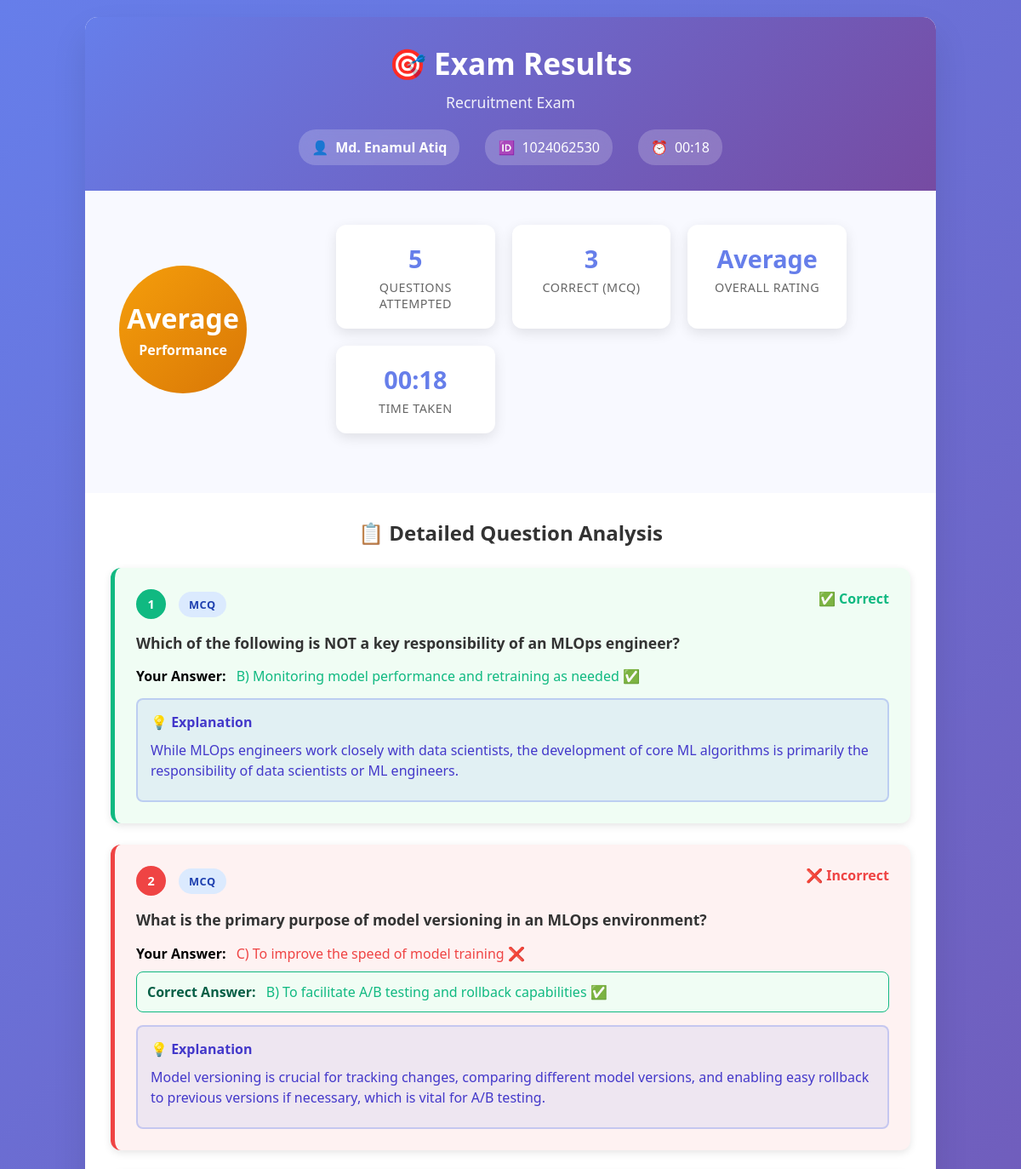
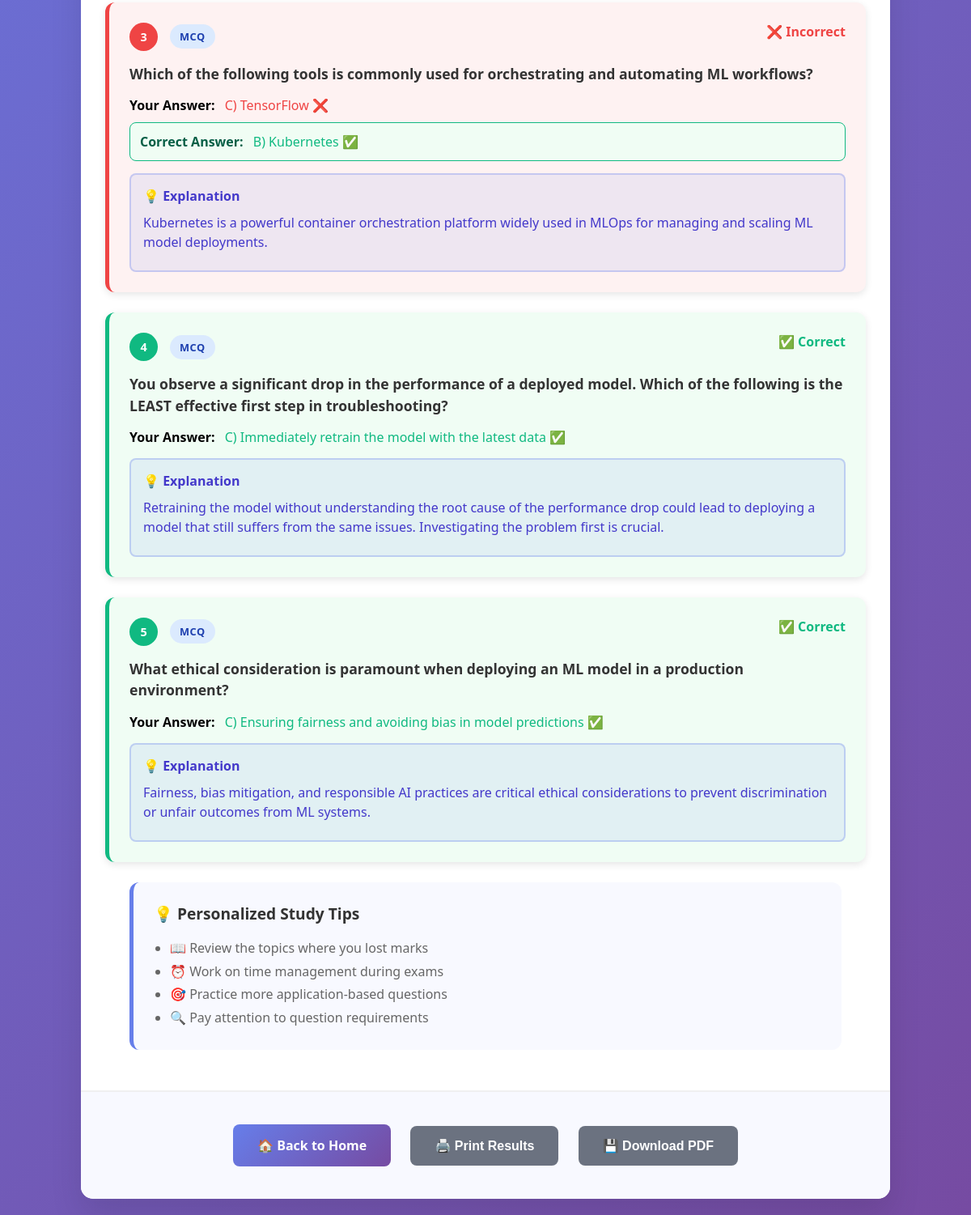
The page /results/d638a959-727f-4a46-8bfd-23de6d4370b1 on the database its author committed (2 pictures, top to bottom).
### tables this page shows
CREATE TABLE exams (
                    id TEXT PRIMARY KEY,
                    title TEXT NOT NULL,
                    department TEXT NOT NULL,
                    position TEXT NOT NULL,
                    description TEXT,
                    time_limit INTEGER NOT NULL,
                    instructions TEXT,
                    question_structure TEXT,
                    exam_link TEXT UNIQUE,
                    is_finalized BOOLEAN DEFAULT FALSE,
                    created_at TIMESTAMP DEFAULT CURRENT_TIMESTAMP,
                    updated_at TIMESTAMP DEFAULT CURRENT_TIMESTAMP
                , is_active BOOLEAN DEFAULT TRUE, sections_structure TEXT, negative_marking_enabled BOOLEAN DEFAULT FALSE, negative_marks_per_question REAL DEFAULT 0.0, show_feedback BOOLEAN DEFAULT TRUE, negative_marking_config TEXT, exam_language TEXT DEFAULT 'english', evaluation_paused BOOLEAN DEFAULT FALSE, multi_select_scoring_mode TEXT DEFAULT "partial");

CREATE TABLE exam_results (
                    id TEXT PRIMARY KEY,
                    session_id TEXT UNIQUE NOT NULL,
                    exam_id TEXT NOT NULL,
                    candidate_name TEXT NOT NULL,
                    candidate_id TEXT NOT NULL,
                    total_marks INTEGER NOT NULL,
                    obtained_marks REAL NOT NULL,
                    percentage REAL NOT NULL,
                    performance_level TEXT NOT NULL,
                    time_taken TEXT,
                    submitted_at TIMESTAMP DEFAULT CURRENT_TIMESTAMP, negative_marks_applied REAL DEFAULT 0.0, has_feedback BOOLEAN DEFAULT TRUE, negative_marks REAL DEFAULT 0, evaluation_status TEXT DEFAULT "pending", evaluation_error TEXT, evaluated_at TIMESTAMP,
                    FOREIGN KEY (exam_id) REFERENCES exams (id)
                );

CREATE TABLE candidate_answers (
                    id TEXT PRIMARY KEY,
                    result_id TEXT NOT NULL,
                    question_id TEXT NOT NULL,
                    candidate_answer TEXT,
                    marks_obtained REAL NOT NULL,
                    is_correct BOOLEAN,
                    feedback TEXT,
                    evaluation_details TEXT, negative_marks_applied REAL DEFAULT 0.0,
                    FOREIGN KEY (result_id) REFERENCES exam_results (id),
                    FOREIGN KEY (question_id) REFERENCES questions (id)
                );

CREATE TABLE questions (
                    id TEXT PRIMARY KEY,
                    exam_id TEXT NOT NULL,
                    question_type TEXT NOT NULL,
                    question_text TEXT NOT NULL,
                    options TEXT,
                    correct_answer INTEGER,
                    expected_answer TEXT,
                    evaluation_criteria TEXT,
                    marks INTEGER NOT NULL,
                    question_order INTEGER,
                    explanation TEXT,
                    created_at TIMESTAMP DEFAULT CURRENT_TIMESTAMP, section_type TEXT DEFAULT 'technical', image_url TEXT, image_caption TEXT, is_multi_select BOOLEAN DEFAULT FALSE, correct_answers TEXT,
                    FOREIGN KEY (exam_id) REFERENCES exams (id)
                );

### app.py (the view)
@app.get("/results/{result_id}", response_class=HTMLResponse)
async def view_results_by_id(request: Request, result_id: str):
    try:
        status_info = db.get_result_evaluation_status(result_id)
        if not status_info:
            return templates.TemplateResponse("candidate_home.html", {
                "request": request,
                "error": "Result not found. Please contact the administrator."
            })
        if status_info['evaluation_status'] == 'pending':
            queue_status = evaluation_queue.get_status(result_id)
            return templates.TemplateResponse("evaluation_status.html", {
                "request": request,
                "result_id": result_id,
                "candidate_name": status_info['candidate_name'],
                "candidate_id": status_info['candidate_id'],
                "exam_title": status_info['exam_title'],
                "status": "pending",
                "queue_position": queue_status.get('queue_position', 0),
                "message": queue_status.get('message', 'Your exam is being evaluated...'),
                "show_feedback": status_info.get('show_feedback', True)
            })
        if status_info['evaluation_status'] == 'failed':
            return templates.TemplateResponse("evaluation_status.html", {
                "request": request,
                "result_id": result_id,
                "candidate_name": status_info['candidate_name'],
                "candidate_id": status_info['candidate_id'],
                "exam_title": status_info['exam_title'],
                "status": "failed",
                "message": "Your exam has been submitted. Results will be available after manual review.",
                "show_feedback": False
            })
        if status_info['evaluation_status'] == 'completed':
            if not status_info.get('show_feedback', True):
                return templates.TemplateResponse("candidate_submission_complete.html", {
                    "request": request,
                    "candidate_name": status_info['candidate_name'],
                    "candidate_id": status_info['candidate_id'],
                    "exam_title": status_info['exam_title'],
                    "time_taken": "N/A"
                })
            result_details = db.get_result_details(result_id)
            if not result_details:
                return templates.TemplateResponse("candidate_home.html", {
                    "request": request,
                    "error": "Could not load result details."
                })
            evaluation = {
                'total_marks': result_details['total_marks'],
                'obtained_marks': result_details['obtained_marks'],
                'negative_marks': result_details.get('negative_marks', 0),
                'percentage': result_details['percentage'],
                'performance_level': result_details['performance_level'],
                'question_results': [],
                'overall_feedback': ''
            }
            for q in result_details.get('questions', []):
                q_result = {
                    'question_id': q['question_id'],
                    'question_type': q['question_type'],
                    'question_text': q['question_text'],
                    'candidate_answer': q['candidate_answer'],
                    'marks_total': q['marks_total'],
                    'marks_obtained': q['marks_obtained'],
                    'negative_marks_applied': q.get('negative_marks_applied', 0),
                    'feedback': q['feedback'],
                    'is_correct': q.get('is_correct'),
                    'is_multi_select': q.get('is_multi_select', False),
                    'options': q.get('options', []),
                    'correct_answer': q.get('correct_answer'),
                    'correct_answers': q.get('correct_answers', []),
                    'selected_option': q.get('selected_option', ''),
                    'correct_option': q.get('correct_option', '')
                }
                evaluation['question_results'].append(q_result)
            return templates.TemplateResponse("candidate_results.html", {
                "request": request,
                "candidate_name": result_details['candidate_name'],
                "candidate_id": result_details['candidate_id'],
                "exam_title": result_details['exam_title'],
                "evaluation": evaluation,
                "time_taken": result_details.get('time_taken', 'N/A')
            })
        return templates.TemplateResponse("evaluation_status.html", {
            "request": request,
            "result_id": result_id,
            "candidate_name": status_info['candidate_name'],
            "exam_title": status_info['exam_title'],
            "status": status_info['evaluation_status'],
            "message": "Processing your results..."
        })
    except Exception as e:
        print(f"❌ Error viewing results: {str(e)}")
        return templates.TemplateResponse("candidate_home.html", {
            "request": request,
            "error": f"Error loading results: {str(e)}"
        })

### templates/candidate_results.html (shortened to what this page needs)
<!DOCTYPE html>
<html lang="en">
<head>
</head>
<body>
    <div class="container">
        <div class="header">
            <h1>🎯 Exam Results</h1>
            <div class="subtitle">{{ exam_title }}</div>
            <div class="candidate-info">
                <div class="info-item">
                    <span>👤</span>
                    <span><strong>{{ candidate_name }}</strong></span>
                </div>
                <div class="info-item">
                    <span>🆔</span>
                    <span>{{ candidate_id }}</span>
                </div>
                <div class="info-item">
                    <span>⏰</span>
                    <span>{{ time_taken }}</span>
                </div>
            </div>
        </div>
        <div class="score-section">
            <div class="score-display">
                <div class="score-circle {{ evaluation.performance_level.lower() }}">
                    <div>{{ evaluation.performance_level }}</div>
                    <div class="score-text">Performance</div>
                </div>
                <div class="score-details">
                    <div class="score-detail">
                        <div class="detail-value">{{ evaluation.question_results|length }}</div>
                        <div class="detail-label">Questions Attempted</div>
                    </div>
                    <div class="score-detail">
                        <div class="detail-value">{{ evaluation.question_results|selectattr('is_correct')|list|length if evaluation.question_results[0].get('is_correct') is defined else 'N/A' }}</div>
                        <div class="detail-label">Correct (MCQ)</div>
                    </div>
                    <div class="score-detail">
                        <div class="detail-value">{{ evaluation.performance_level }}</div>
                        <div class="detail-label">Overall Rating</div>
                    </div>
                    <div class="score-detail">
                        <div class="detail-value">{{ time_taken }}</div>
                        <div class="detail-label">Time Taken</div>
                    </div>
                </div>
            </div>
        </div>
        <div class="results-section">
            <h2 class="section-title">📋 Detailed Question Analysis</h2>
            {% for result in evaluation.question_results %}
            <div class="question-result {% if result.question_type == 'mcq' %}{% if result.is_correct %}correct{% else %}incorrect{% endif %}{% else %}{% if result.marks_obtained == result.marks_total %}correct{% elif result.marks_obtained > 0 %}partial{% else %}incorrect{% endif %}{% endif %}">
                <div class="question-header">
                    <div class="question-meta">
                        <div class="question-number">{{ loop.index }}</div>
                        <span class="question-type type-{{ result.question_type }}">{{ result.question_type.upper() }}</span>
                    </div>
                    <div class="question-status">
                        {% if result.question_type == 'mcq' %}
                            {% if result.is_correct %}
                            <span style="color: #10b981; font-weight: bold;">✅ Correct</span>
                            {% else %}
                            <span style="color: #ef4444; font-weight: bold;">❌ Incorrect</span>
                            {% endif %}
                        {% else %}
                        <span style="color: #667eea; font-weight: bold;">📝 Reviewed</span>
                        {% endif %}
                    </div>
                </div>
                <div class="question-text">{{ result.question_text }}</div>
                {% if result.question_type == 'mcq' %}
                <div class="mcq-answer-display" style="margin: 15px 0;">
                    <div style="margin-bottom: 10px;">
                        <strong>Your Answer:</strong>
                        <span style="color: {% if result.is_correct %}#10b981{% else %}#ef4444{% endif %}; font-weight: 500; margin-left: 8px;">
                            {{ result.selected_option or 'No answer' }}
                            {% if result.is_correct %}✅{% else %}❌{% endif %}
                        </span>
                    </div>
                    {% if not result.is_correct %}
                    <div style="background: #f0fdf4; border-radius: 8px; padding: 12px; border: 1px solid #10b981;">
                        <strong style="color: #065f46;">Correct Answer:</strong>
                        <span style="color: #10b981; font-weight: 500; margin-left: 8px;">{{ result.correct_option or 'N/A' }} ✅</span>
                    </div>
                    {% endif %}
                </div>
                {% endif %}
                {% if result.feedback %}
                <div class="feedback-section">
                    <h4>💡 Explanation</h4>
                    <p>{{ result.feedback }}</p>
                </div>
                {% endif %}
            </div>
            {% endfor %}
        </div>
        <div class="actions">
            <a href="/" class="btn btn-primary">🏠 Back to Home</a>
            <button onclick="window.print()" class="btn btn-secondary">🖨️ Print Results</button>
            <button onclick="downloadResults()" class="btn btn-secondary">💾 Download PDF</button>
        </div>
    </div>
</body>
</html>

### rows shown on the page
exams: title "Recruitment Exam"
exam_results: candidate_name "Md. Enamul Atiq", candidate "1024062530", time_taken "00:18", performance_level "Average"
candidate_answers: question_type "MCQ", is_correct "✅ Correct", question_text "Which of the following is NOT a key responsibility of an MLOps engineer?", selected_option "B) Monitoring model performance and retraining as needed", feedback "While MLOps engineers work closely with data scientists, the development of core ML algorithms is primarily the responsibility of data scientists or ML engineers."
candidate_answers: question_type "MCQ", is_correct "❌ Incorrect", question_text "What is the primary purpose of model versioning in an MLOps environment?", selected_option "C) To improve the speed of model training", correct_option "B) To facilitate A/B testing and rollback capabilities", feedback "Model versioning is crucial for tracking changes, comparing different model versions, and enabling easy rollback to previous versions if necessary, which is vital for A/B testing."
candidate_answers: question_type "MCQ", is_correct "❌ Incorrect", question_text "Which of the following tools is commonly used for orchestrating and automating ML workflows?", selected_option "C) TensorFlow", correct_option "B) Kubernetes", feedback "Kubernetes is a powerful container orchestration platform widely used in MLOps for managing and scaling ML model deployments."
candidate_answers: question_type "MCQ", is_correct "✅ Correct", question_text "You observe a significant drop in the performance of a deployed model. Which of the following is the LEAST effective first step in troubleshooting?", selected_option "C) Immediately retrain the model with the latest data", feedback "Retraining the model without understanding the root cause of the performance drop could lead to deploying a model that still suffers from the same issues. Investigating the problem first is crucial."
candidate_answers: question_type "MCQ", is_correct "✅ Correct", question_text "What ethical consideration is paramount when deploying an ML model in a production environment?", selected_option "C) Ensuring fairness and avoiding bias in model predictions", feedback "Fairness, bias mitigation, and responsible AI practices are critical ethical considerations to prevent discrimination or unfair outcomes from ML systems."

### other values the page prints
{{ evaluation.question_results|length }} "5"
